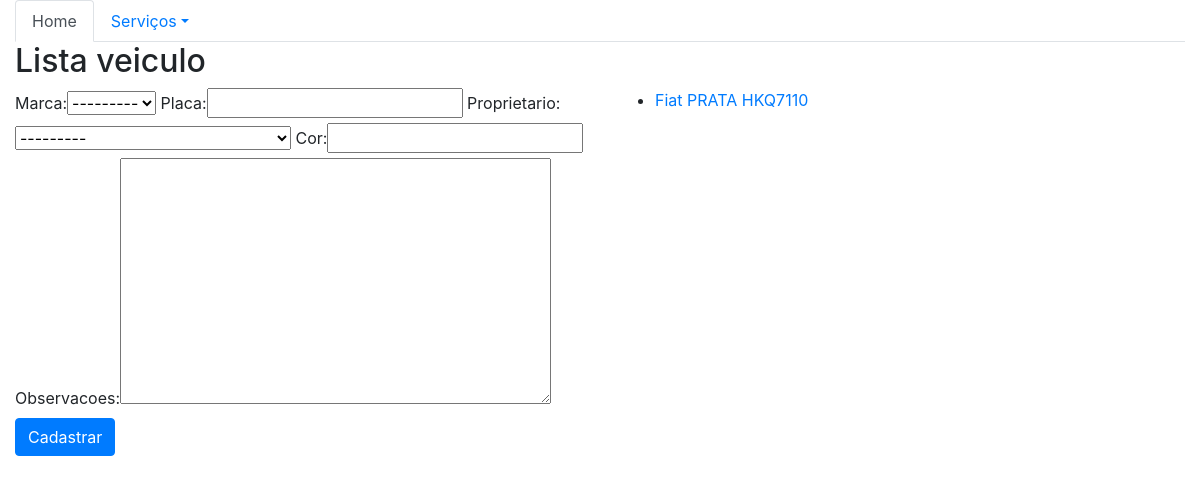
Before: /veiculo/ with the older database file.
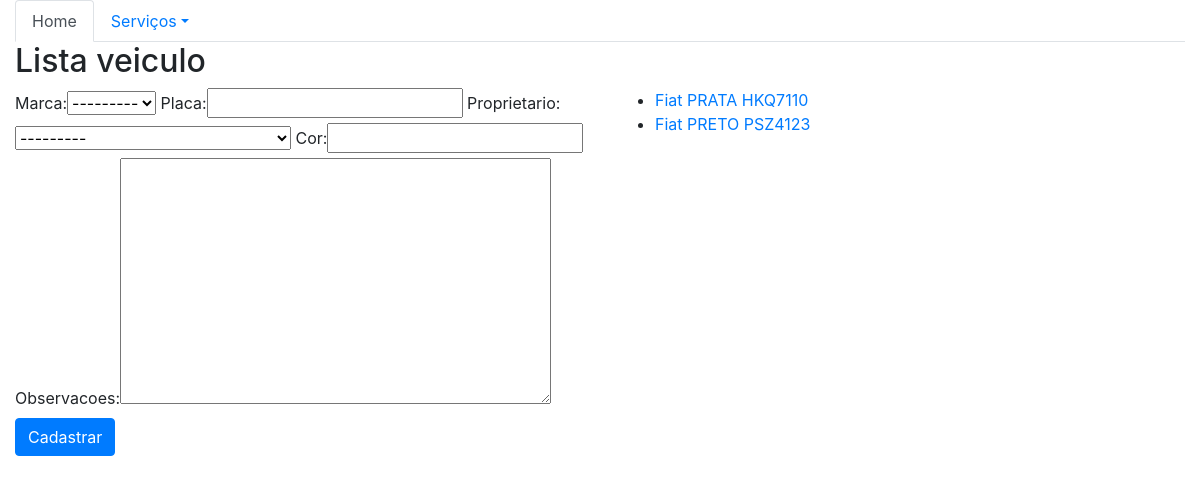
After: the same page with the newer database file.
### core/models.py (models this page shows)
class Veiculo(models.Model):
    marca = models.ForeignKey('Marca', on_delete=models.CASCADE)
    placa = models.CharField(max_length=7)
    proprietario = models.ForeignKey('Pessoa', on_delete=models.CASCADE)
    cor = models.CharField(max_length=15)
    observacoes = models.TextField()
    def __str__(self):
        return str(self.marca) + ' ' + self.cor +  ' ' + self.placa

class Marca(models.Model):
    nome = models.CharField(max_length=50)
    def __str__(self):
        return self.nome

### core/views.py (the view)
# urls.py: path('veiculo/', lista_veiculos, name='core_lista_veiculos'),
def lista_veiculos(request):
    veiculos = Veiculo.objects.all()
    form = VeiculoForm()
    data = {'veiculos': veiculos, 'form':form}
    return render(request, 'core/lista_veiculos.html', data)

### core/forms.py
class VeiculoForm(ModelForm):
    class Meta:
        model = Veiculo
        fields = '__all__'

### core/models.py (called while the page is built)
    def __str__(self):
        return self.nome

### core/templates/core/lista_veiculos.html (shortened to what this page needs)
{% extends "base.html" %}
{% load bootstrap %}
{% block main %}
<div class="row">
    <div class="col-12">
        <h2> Lista veiculo </h2>
    </div>
</div>
<div class="row">
    <div class="col-sm-6">
        <form action="{% url 'core_veiculo_novo' %}" method="POST">
            {{ form |bootstrap }}
            <button type="submit" class="btn btn-primary">Cadastrar</button>
        </form>
    </div>
    <div class="col-sm-6">
        <ul>
        {% for veiculo in veiculos %}
            <li>
                <a href="{% url 'core_veiculo_update' veiculo.id %}"> {{ veiculo }} </a>
            </li>
        {% endfor %}
        </ul>
    </div>
</div>
{% endblock %}

Changed rows visible on the page:
added Veiculo: marca+cor+placa "Fiat PRETO PSZ4123"
